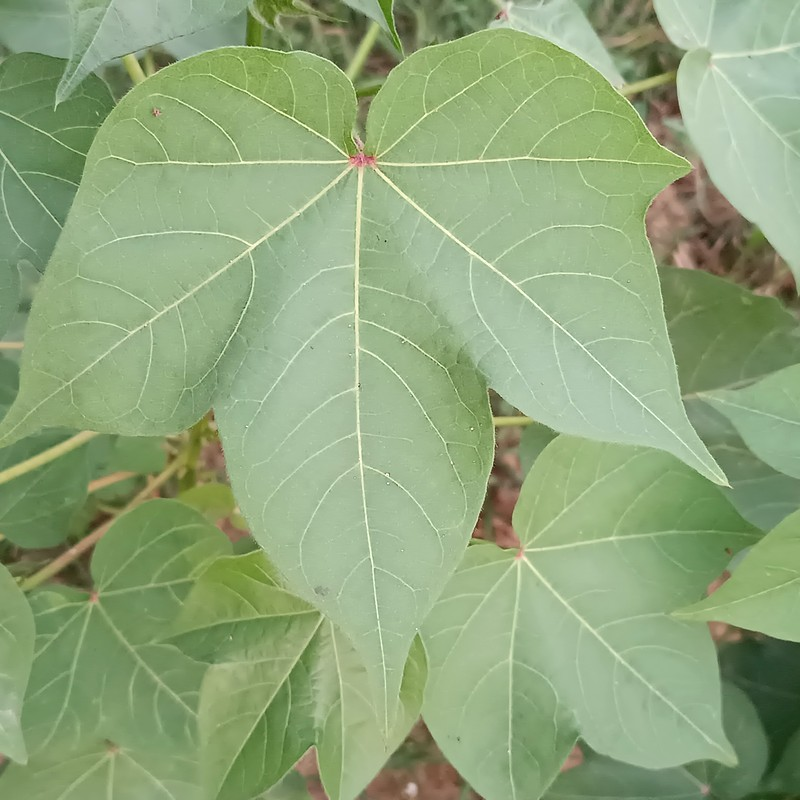
#> input picture projects/01_cnn_keras_tomato/versions/v0.2-v0.3_cottoncrop_2026-01-06/sample.jpg, 800 x 800 px
$ python -i preprocessing.py   (imports and definitions only)   (older library calls are emulated)
#> lines starting #> are read from the running program, lines starting #| are printed output that depends on the picture
import cv2
import numpy as np
import random

def augment_for_training(img):
    aug = []

    aug.append(cv2.flip(img, 1))
    aug.append(cv2.flip(img, 0))

    angle = random.randint(-20, 20)
    h, w = img.shape[:2]
    M = cv2.getRotationMatrix2D((w // 2, h // 2), angle, 1)
    aug.append(cv2.warpAffine(img, M, (w, h)))

    factor = random.uniform(0.7, 1.3)
    aug.append(np.clip(img * factor, 0, 1))

    return aug

def bgr_to_rgb(img):
    return cv2.cvtColor(img, cv2.COLOR_BGR2RGB)

def to_gray(img):
    return cv2.cvtColor(img, cv2.COLOR_BGR2GRAY)

def to_hsv(img):
    return cv2.cvtColor(img, cv2.COLOR_BGR2HSV)

def gaussian_blur(img, k=5):
    return cv2.GaussianBlur(img, (k, k), 0)

def median_blur(img, k=5):
    return cv2.medianBlur(img, k)

def sharpen(img):
    kernel = np.array([[0, -1, 0],
                       [-1, 5, -1],
                       [0, -1, 0]])
    return cv2.filter2D(img, -1, kernel)

def sobel_edges(img):
    gray = cv2.cvtColor(img, cv2.COLOR_BGR2GRAY)
    sx = cv2.Sobel(gray, cv2.CV_64F, 1, 0, ksize=3)
    sy = cv2.Sobel(gray, cv2.CV_64F, 0, 1, ksize=3)
    return cv2.magnitude(sx, sy)

def blur_check(img, threshold=100):
    gray = cv2.cvtColor(img, cv2.COLOR_BGR2GRAY)
    return cv2.Laplacian(gray, cv2.CV_64F).var() > threshold

def brightness_check(img, low=40, high=220):
    gray = cv2.cvtColor(img, cv2.COLOR_BGR2GRAY)
    mean = gray.mean()
    return low <= mean <= high

def contrast_check(img, threshold=20):
    gray = cv2.cvtColor(img, cv2.COLOR_BGR2GRAY)
    return gray.std() > threshold

def noise_check(img, threshold=25):
    gray = cv2.cvtColor(img, cv2.COLOR_BGR2GRAY)
    noise = cv2.Laplacian(gray, cv2.CV_64F).std()
    return noise < threshold

def resolution_check(img, min_size=128):
    h, w = img.shape[:2]
    return h >= min_size and w >= min_size

def quality_checks(img):
    if not blur_check(img):
        return False, "Image too blurry"
    if not brightness_check(img):
        return False, "Poor brightness"
    if not contrast_check(img):
        return False, "Low contrast"
    if not noise_check(img):
        return False, "Too noisy"
    if not resolution_check(img):
        return False, "Low resolution"
    return True, "Quality passed"


def preprocess_for_training(img, size=(32, 32)):
    h, w = img.shape[:2]
    side = min(h, w)

    # Center crop
    img = img[
        (h - side)//2:(h + side)//2,
        (w - side)//2:(w + side)//2
    ]

    img = cv2.resize(img, size)
    img = gaussian_blur(img)
    img = sharpen(img)
    img = bgr_to_rgb(img)

    img = img.astype("float32") / 255.0
    return img

def preprocess_for_inference(img):
    valid, msg = quality_checks(img)
    if not valid:
        raise ValueError(msg)

    return preprocess_for_training(img)

>>> import cv2
>>> picture = cv2.imread('../v0.2-v0.3_cottoncrop_2026-01-06/sample.jpg')
#> picture is the input picture: shape (800, 800, 3); mean B, G, R 123.4, 166.5, 143.3
>>> result = preprocess_for_inference(picture)
#> in blur_check, `gray = cv2.cvtColor(img, cv2.COLOR_BGR2GRAY)`:
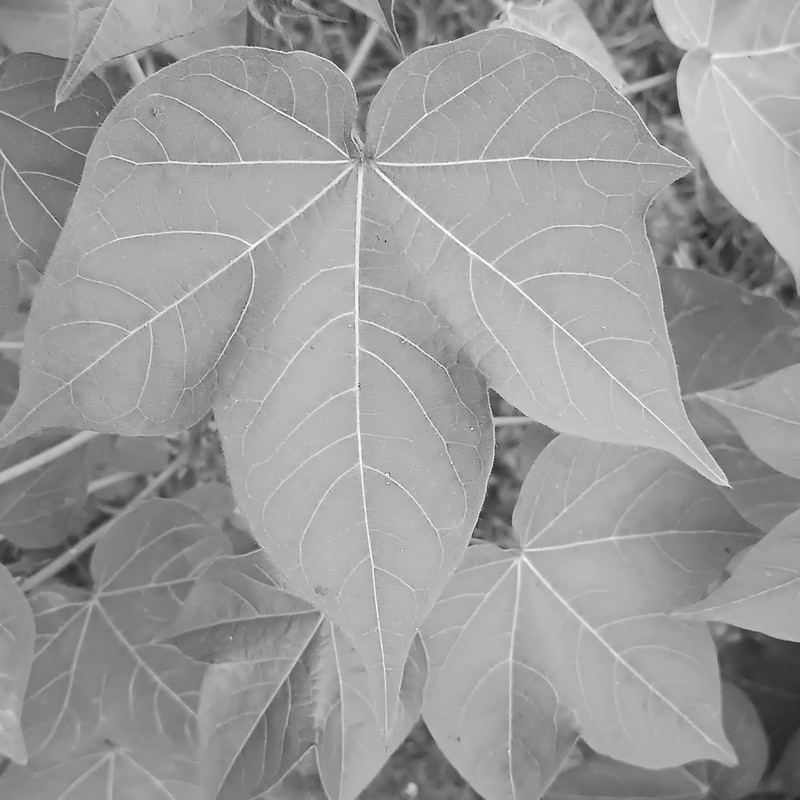
#> gray: shape (800, 800); min 16, max 252, mean 154.6
#> in brightness_check, `mean = gray.mean()`: mean = 154.6
#> in noise_check, `noise = cv2.Laplacian(gray, cv2.CV_64F).std()`: noise = 17.99
#> in resolution_check, `h, w = img.shape[:2]`: h = 800
#> in preprocess_for_inference, `valid, msg = quality_checks(img)`: valid = True; msg = 'Quality passed'
#> in preprocess_for_training, `img = cv2.resize(img, size)`:
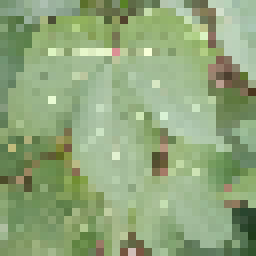
#> img: shape (32, 32, 3) (shown 8 times larger); mean B, G, R 123.5, 166.4, 143.5
#> in gaussian_blur, `return cv2.GaussianBlur(img, (k, k), 0)`:
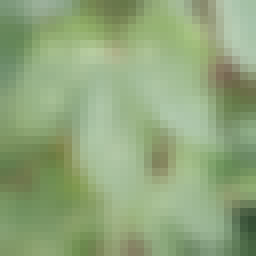
#> returned value: shape (32, 32, 3) (shown 8 times larger); mean of channels 0, 1, 2 123.5, 166.5, 143.6; drawn as B, G, R
#> in sharpen, `return cv2.filter2D(img, -1, kernel)`:
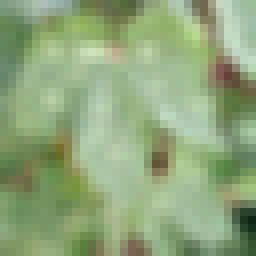
#> returned value: shape (32, 32, 3) (shown 8 times larger); mean of channels 0, 1, 2 123.5, 166.4, 143.4; drawn as B, G, R
